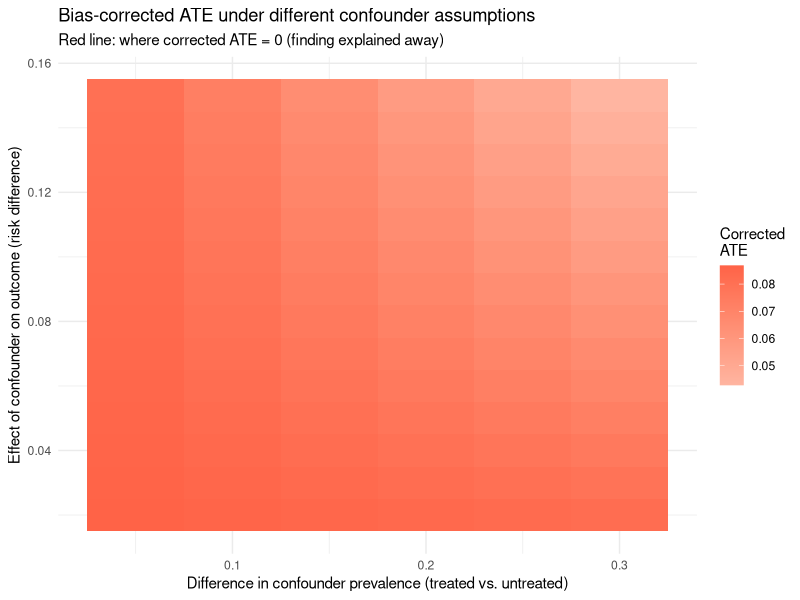
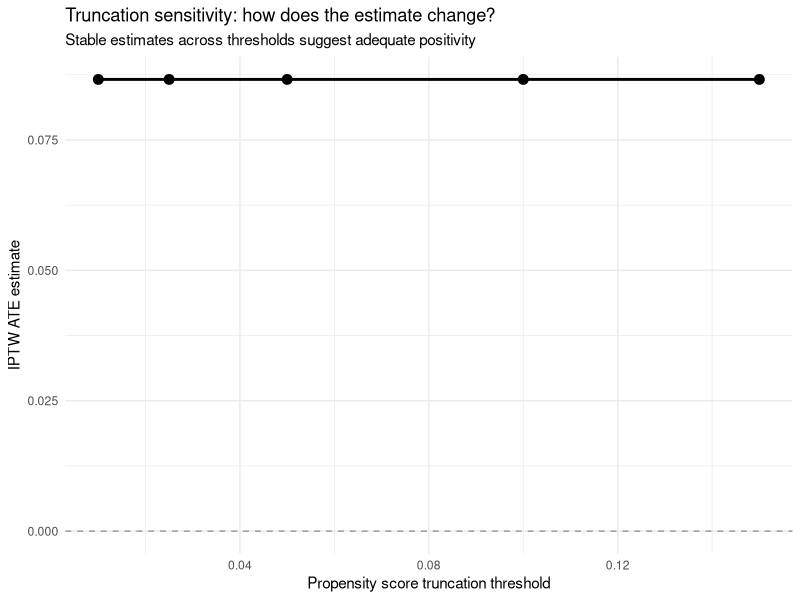

Write the R code that produced these figures, in order.
## ---- chunk 1
#| include: false
knitr::opts_chunk$set(
  collapse = TRUE,
  comment = "#>",
  fig.width = 7,
  fig.height = 4,
  fig.align = "center"
)
## ---- chunk 2
library(tidyverse)

set.seed(2026)
n <- 3000

# Measured confounders
age    <- rnorm(n, 65, 10)
cvd    <- rbinom(n, 1, plogis(-1.5 + 0.03 * (age - 60)))
statin <- rbinom(n, 1, 0.4)

# Unmeasured confounder (frailty) - we simulate it but pretend we cannot measure it
frailty <- rnorm(n, 0, 1)

# Treatment model (affected by both measured and unmeasured confounders)
A <- rbinom(n, 1, plogis(-0.5 + 0.02 * (age - 60) + 0.5 * cvd +
                           0.3 * statin + 0.4 * frailty))

# Outcome model (also affected by unmeasured confounder)
Y <- rbinom(n, 1, plogis(-2.5 + 0.3 * A + 0.04 * (age - 60) +
                           0.6 * cvd + 0.2 * statin + 0.5 * frailty))

dat <- tibble(age, cvd, statin, frailty, A, Y)
## ---- chunk 3
# Analysis ignoring frailty (what the analyst would actually do)
ps_mod <- glm(A ~ age + cvd + statin, family = binomial, data = dat)
out_mod <- glm(Y ~ A + age + cvd + statin, family = binomial, data = dat)

# G-computation estimate (biased due to unmeasured confounding)
dat1 <- dat %>% mutate(A = 1)
dat0 <- dat %>% mutate(A = 0)
p1 <- predict(out_mod, newdata = dat1, type = "response")
p0 <- predict(out_mod, newdata = dat0, type = "response")
naive_ate <- mean(p1 - p0)

cat("Estimated ATE (ignoring frailty):", round(naive_ate, 4), "\n")
## ---- chunk 4
# Convert our risk difference to approximate risk ratio for E-value
risk1 <- mean(p1)
risk0 <- mean(p0)
rr <- risk1 / risk0

# E-value function
e_value <- function(rr) {
  rr <- max(rr, 1 / rr)  # ensure RR >= 1
  rr + sqrt(rr * (rr - 1))
}

cat("Approximate risk ratio:", round(rr, 2), "\n")
cat("E-value:", round(e_value(rr), 2), "\n")
## ---- chunk 5
# Bias analysis
gamma <- 0.08   # effect of frailty on outcome
delta_p <- 0.15 # difference in frailty prevalence by treatment

bias <- gamma * delta_p
corrected_ate <- naive_ate - bias

tibble(
  Quantity = c("Observed ATE", "Estimated bias", "Bias-corrected ATE"),
  Value = round(c(naive_ate, bias, corrected_ate), 4)
)
## ---- chunk 6
# Grid of bias parameters
bias_grid <- expand_grid(
  gamma = seq(0.02, 0.15, by = 0.01),
  delta_p = seq(0.05, 0.30, by = 0.05)
) %>%
  mutate(
    bias = gamma * delta_p,
    corrected = naive_ate - bias,
    would_flip = corrected < 0
  )

# Contour plot
ggplot(bias_grid, aes(x = delta_p, y = gamma, fill = corrected)) +
  geom_tile() +
  geom_contour(aes(z = corrected), breaks = 0, color = "red", linewidth = 1) +
  scale_fill_gradient2(low = "steelblue", mid = "white", high = "tomato",
                       midpoint = 0, name = "Corrected\nATE") +
  labs(
    x = "Difference in confounder prevalence (treated vs. untreated)",
    y = "Effect of confounder on outcome (risk difference)",
    title = "Bias-corrected ATE under different confounder assumptions",
    subtitle = "Red line: where corrected ATE = 0 (finding explained away)"
  ) +
  theme_minimal()
## ---- chunk 7
# Fit propensity score
ps <- predict(ps_mod, type = "response")

# IPTW at different truncation levels
truncation_levels <- c(0.01, 0.025, 0.05, 0.10, 0.15)

iptw_results <- map_dfr(truncation_levels, function(delta) {
  ps_trunc <- pmin(pmax(ps, delta), 1 - delta)
  w <- ifelse(dat$A == 1, 1 / ps_trunc, 1 / (1 - ps_trunc))

  risk1 <- sum(w * dat$Y * (dat$A == 1)) / sum(w * (dat$A == 1))
  risk0 <- sum(w * dat$Y * (dat$A == 0)) / sum(w * (dat$A == 0))

  tibble(
    truncation = delta,
    ate = risk1 - risk0,
    max_weight = max(w),
    ess = sum(w)^2 / sum(w^2)
  )
})

iptw_results
## ---- chunk 8
ggplot(iptw_results, aes(x = truncation, y = ate)) +
  geom_line(linewidth = 1) +
  geom_point(size = 3) +
  geom_hline(yintercept = 0, linetype = "dashed", color = "gray60") +
  labs(
    x = "Propensity score truncation threshold",
    y = "IPTW ATE estimate",
    title = "Truncation sensitivity: how does the estimate change?",
    subtitle = "Stable estimates across thresholds suggest adequate positivity"
  ) +
  theme_minimal()
## ---- chunk 9
# Simulate a negative control outcome (unrelated to treatment)
dat <- dat %>%
  mutate(
    neg_control = rbinom(n, 1, plogis(-3 + 0.03 * (age - 60) +
                                        0.3 * cvd + 0.4 * frailty))
    # Note: no A term - treatment truly has no effect on this outcome
  )

# Estimate "effect" on negative control using same analysis
nc_mod <- glm(neg_control ~ A + age + cvd + statin, family = binomial, data = dat)
nc_p1 <- predict(nc_mod, newdata = dat1, type = "response")
nc_p0 <- predict(nc_mod, newdata = dat0, type = "response")
nc_effect <- mean(nc_p1 - nc_p0)

cat("Estimated effect on negative control:", round(nc_effect, 4), "\n")
cat("(Should be ~0 if confounding is controlled)\n")
## ---- chunk 10
sessionInfo()
